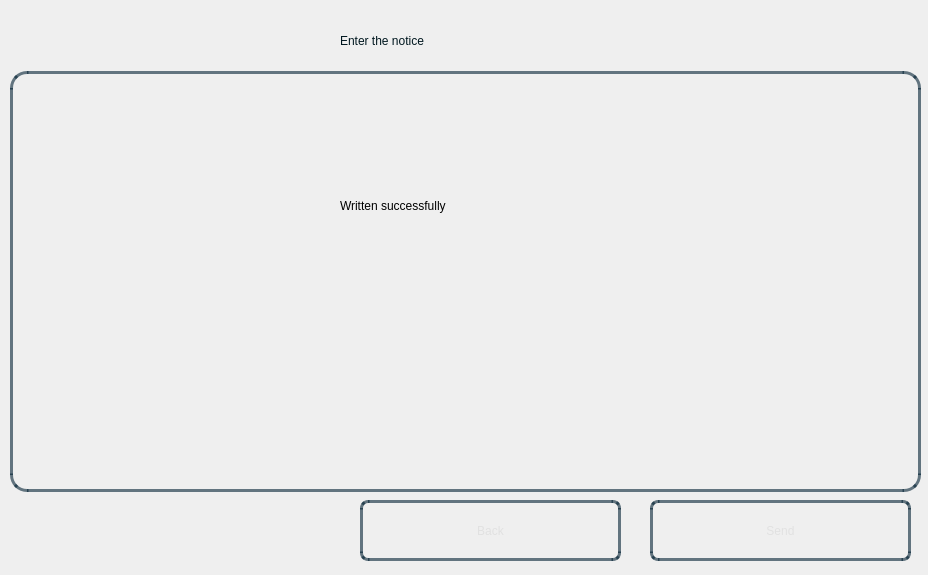
<?xml version="1.0" encoding="UTF-8"?>
<ui version="4.0">
 <class>Dialog</class>
 <widget class="QDialog" name="Dialog">
  <property name="geometry">
   <rect>
    <x>0</x>
    <y>0</y>
    <width>928</width>
    <height>575</height>
   </rect>
  </property>
  <property name="windowTitle">
   <string>Dialog</string>
  </property>
  <widget class="QWidget" name="bgwidget" native="true">
   <property name="geometry">
    <rect>
     <x>0</x>
     <y>0</y>
     <width>931</width>
     <height>571</height>
    </rect>
   </property>
   <property name="styleSheet">
    <string notr="true">QWidget#bgwidget{
background-color:qlineargradient(x1: 1, y1: 1, x2:1, y2: 0.2, stop: 0 rgba(0, 52, 89,140),
stop: 1 rgba(0, 168, 232,190))
}</string>
   </property>
   <widget class="QLabel" name="label">
    <property name="geometry">
     <rect>
      <x>340</x>
      <y>10</y>
      <width>431</width>
      <height>61</height>
     </rect>
    </property>
    <property name="styleSheet">
     <string notr="true">font: 24pt &quot;Sans Serif Collection&quot;;
color: rgba(0,23,31,255);
</string>
    </property>
    <property name="text">
     <string>Enter the notice</string>
    </property>
   </widget>
   <widget class="QPushButton" name="backBtn">
    <property name="geometry">
     <rect>
      <x>360</x>
      <y>500</y>
      <width>261</width>
      <height>61</height>
     </rect>
    </property>
    <property name="styleSheet">
     <string notr="true">QPushButton{
border-radius:8px;
border:3px solid rgba(0,30,50,150);
color:rgba(225,225,225,255);
background-color:rgba(0,0,0,0);
font: 22pt &quot;Sans Serif Collection&quot;;
}
.QPushButton:hover
{
   background-color:white;
	color: rgba(0,30,50,150);
}
</string>
    </property>
    <property name="text">
     <string>Back</string>
    </property>
   </widget>
   <widget class="QPushButton" name="sendBtn">
    <property name="geometry">
     <rect>
      <x>650</x>
      <y>500</y>
      <width>261</width>
      <height>61</height>
     </rect>
    </property>
    <property name="styleSheet">
     <string notr="true">QPushButton{
border-radius:8px;
border:3px solid rgba(0,30,50,150);
color:rgba(225,225,225,255);
background-color:rgba(0,0,0,0);
font: 22pt &quot;Sans Serif Collection&quot;;
}
.QPushButton:hover
{
   background-color:white;
	color: rgba(0,30,50,150);
}
</string>
    </property>
    <property name="text">
     <string>Send</string>
    </property>
   </widget>
   <widget class="QLabel" name="done">
    <property name="geometry">
     <rect>
      <x>340</x>
      <y>180</y>
      <width>311</width>
      <height>51</height>
     </rect>
    </property>
    <property name="styleSheet">
     <string notr="true">font: 20pt &quot;MS Shell Dlg 2&quot;;
color:&quot;green&quot;</string>
    </property>
    <property name="text">
     <string>Written successfully</string>
    </property>
   </widget>
   <widget class="QPlainTextEdit" name="textPara">
    <property name="geometry">
     <rect>
      <x>10</x>
      <y>71</y>
      <width>911</width>
      <height>421</height>
     </rect>
    </property>
    <property name="styleSheet">
     <string notr="true">QPlainTextEdit{
	border-radius:17px;
	background-color:rgba(0,0,0,0);
border:3px solid rgba(0,30,50,150);
	font: 14pt &quot;Sans Serif Collection&quot;;
	padding-left:20px;
	padding-right:20px;
}

QPlainTextEdit:focus{
	border:3px solid ;
	border-color: rgb(21, 98, 166);
}</string>
    </property>
    <property name="plainText">
     <string/>
    </property>
   </widget>
  </widget>
 </widget>
 <resources/>
 <connections/>
</ui>
